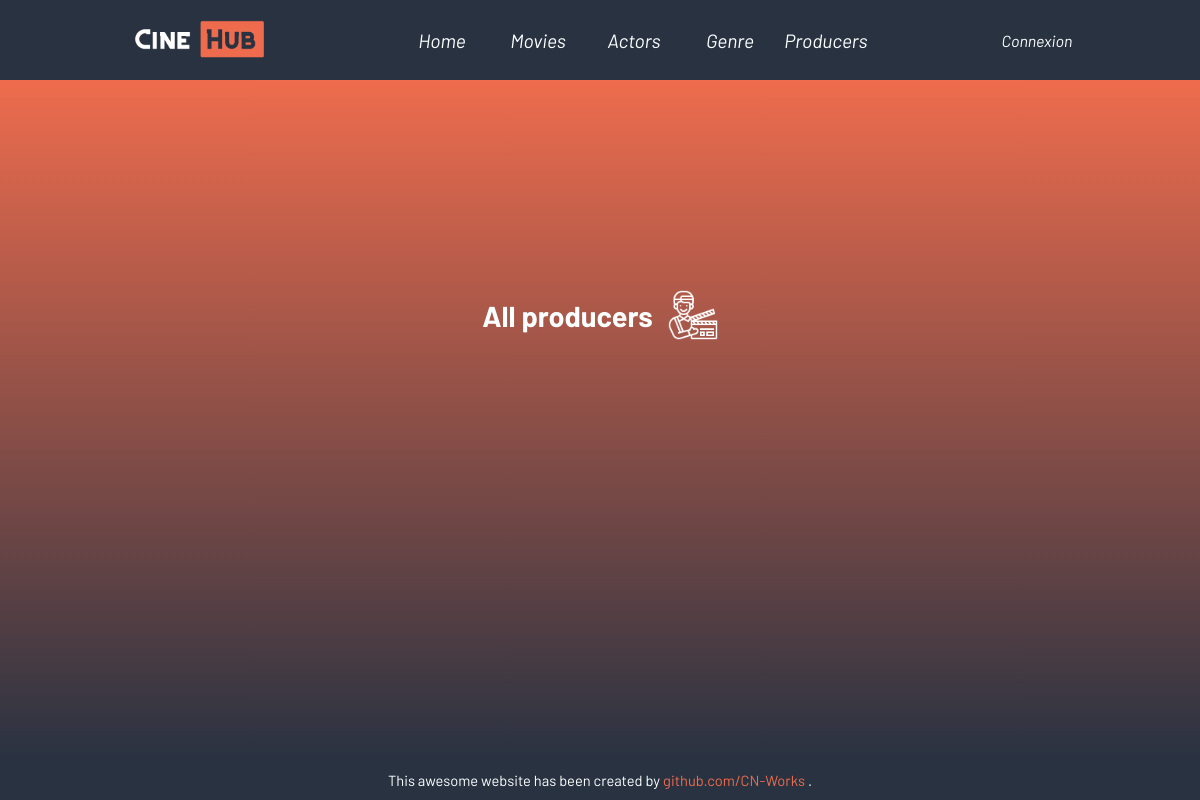
Page /index.php?action=producerList on the earlier database version.
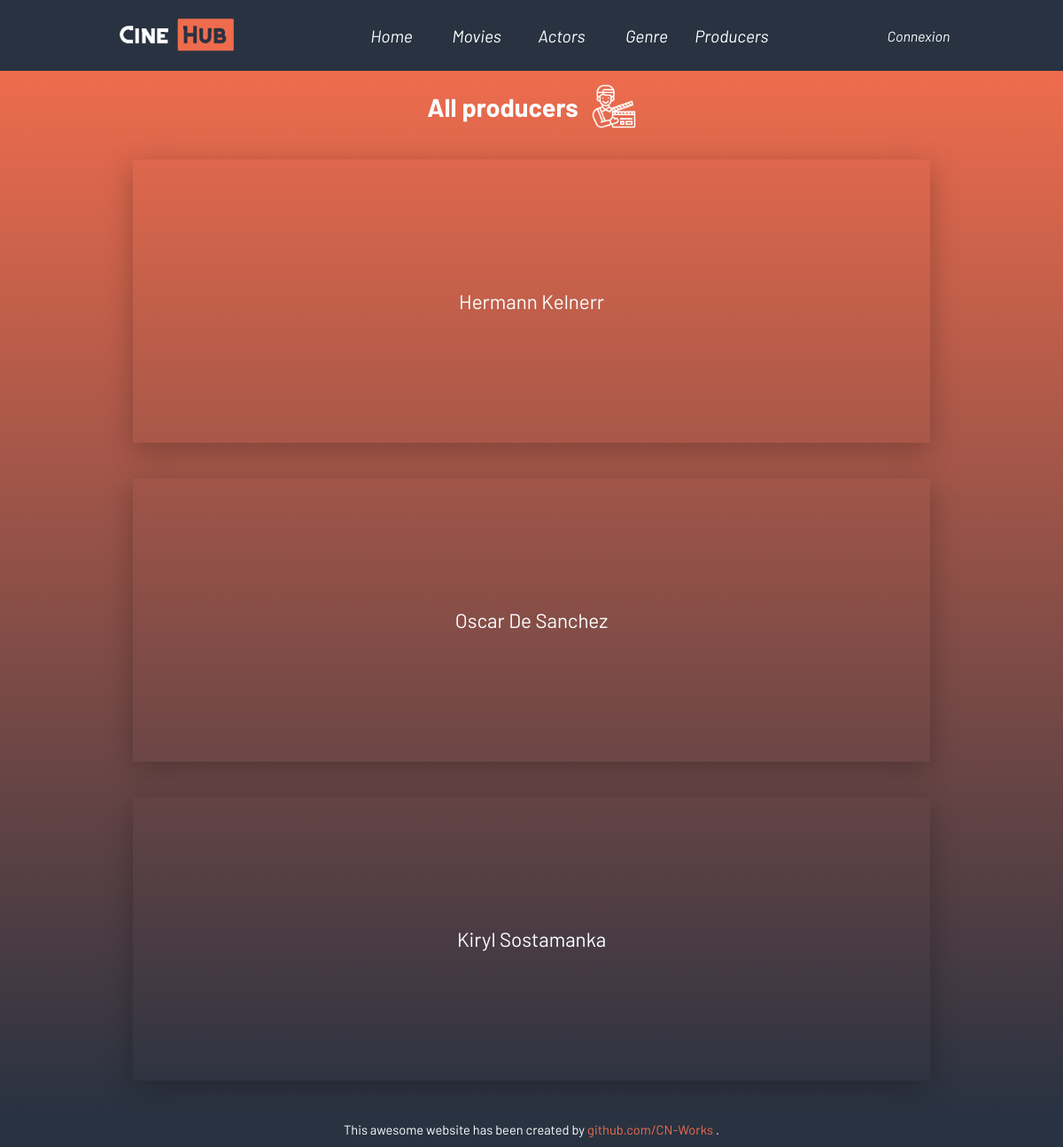
Same page on the later database version.
### tables this page shows
CREATE TABLE IF NOT EXISTS `realisateur` (
  `id_realisateur` int NOT NULL AUTO_INCREMENT,
  `id_personne` int NOT NULL,
  PRIMARY KEY (`id_realisateur`),
  UNIQUE KEY `id_personne` (`id_personne`),
  CONSTRAINT `realisateur_ibfk_1` FOREIGN KEY (`id_personne`) REFERENCES `personne` (`id_personne`)
);

CREATE TABLE IF NOT EXISTS `personne` (
  `id_personne` int NOT NULL AUTO_INCREMENT,
  `nom` varchar(50) NOT NULL,
  `prenom` varchar(50) NOT NULL,
  `sexe` varchar(50) DEFAULT NULL,
  `dateNaissance` date NOT NULL,
  PRIMARY KEY (`id_personne`)
);

### controllers/Person_controller.php (called while the page is built, shortened)
<?php
class PersonController {
    public function findAllProducers(){
        $dao = new DAO();
        $sql = "SELECT pe.id_personne AS id_person, re.id_realisateur AS id_producer, pe.nom AS lastname, pe.prenom AS firstname, pe.dateNaissance AS dob
                FROM personne pe
                INNER JOIN realisateur re ON pe.id_personne = re.id_personne
                GROUP BY pe.id_personne";
        $producers = $dao->executeRequest($sql);
        require "views/producers/producerslisting.php";
    }
}
?>

### db/DAO.php (called while the page is built, shortened)
<?php
class DAO {
    private $db;
    public function __construct(){
        $this->db = new PDO('mysql:host=localhost;dbname=cinehub;charset=utf8', 'root', '');
    }
    public function executeRequest($sql, $params = NULL) {
        if ($params == NULL){
            $resultat = $this->db->query($sql);
        } else {
            $resultat = $this->db->prepare($sql);
            $resultat->execute($params);
        }
        return $resultat;
    }
}

### views/producers/producerslisting.php (the view, shortened to what this page needs)
<main class="producerlisting-main">
    <div class="producerlisting-head">
        <h2 class="producerlisting-head-title">All producers</h2>
        <img class="producerlisting-head-image unselectable" src="public/images/director.png" alt="A director icon">
    </div>
    <div class='producerlisting-cards'>
        <?php
            foreach ($producers->fetchAll() as $producerdata) {
                echo "
                <div class='producerlisting-card'>
                    <a class='producerlisting-card-link' href=''>".$producerdata["firstname"]." ".$producerdata["lastname"]."</a>
                </div>
                ";
            }
        ?>
    </div>
</main>
<?php
    require("views/template.php");
?>

Differences in the rows shown:
added realisateur: id_personne.prenom "Hermann", id_personne.nom "Kelnerr"
added realisateur: id_personne.prenom "Oscar", id_personne.nom "De Sanchez"
added realisateur: id_personne.prenom "Kiryl", id_personne.nom "Sostamanka"
